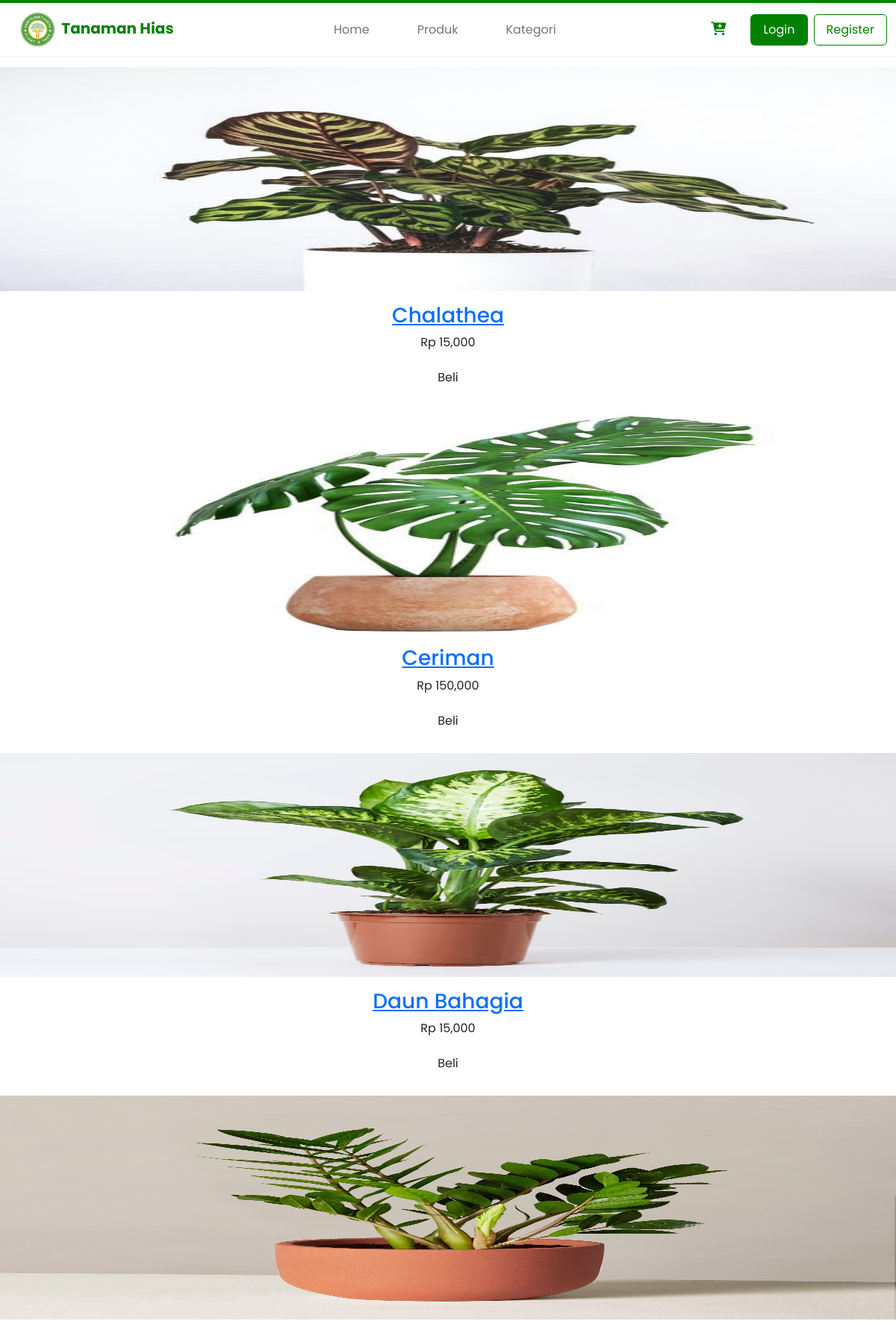
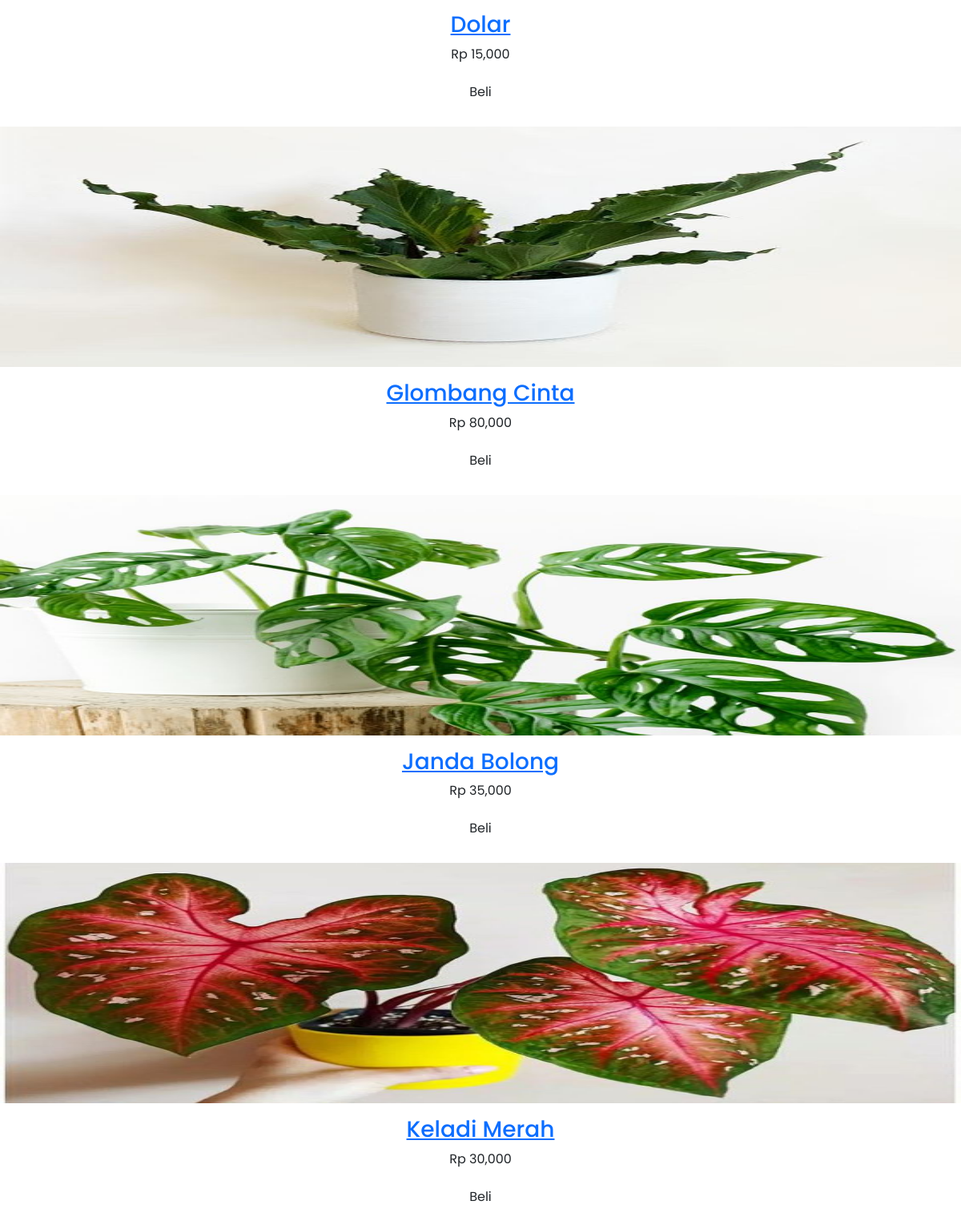
The app's page /kategori.php?id=10 (upper part) with its own data (2 pictures, top to bottom).
### tables this page shows
CREATE TABLE `produk` (
  `idproduk` int(11) NOT NULL AUTO_INCREMENT,
  `idkategori` int(11) NOT NULL,
  `namaproduk` text NOT NULL,
  `keywordpencarian` text NOT NULL,
  `harga` varchar(255) NOT NULL,
  `berat` varchar(15) NOT NULL,
  `stok` varchar(15) NOT NULL,
  `gambar` text NOT NULL,
  `video` varchar(255) NOT NULL,
  `deskripsi` longtext NOT NULL,
  PRIMARY KEY (`idproduk`)
);

### kategori.php (the view, shortened to what this page needs)
<?php include 'header.php';
$kategori = $_GET["id"];
$semuadata = array();
$ambil = $koneksi->query("SELECT*FROM produk WHERE idkategori = '$kategori'");
while ($datahasil = $ambil->fetch_assoc()) {
	$semuadata[] = $datahasil;
}
?>
<?php $am = $koneksi->query("SELECT * FROM kategori where idkategori='$kategori'");
$pe = $am->fetch_assoc()
?>
<section class="jaraksection">
	<div class="kontainer">
		<div class="row mb-3 pb-3">
			<div class="kolom-md-12 judulsection animasikontainer">
				<h3 class="mb-4">Kategori : <?php echo $pe["judulkategori"] ?></h3>
			</div>
		</div>
	</div>
	<div class="kontainer">
		<div class="row">
			<?php foreach ($semuadata as $key => $hasilproduk) : ?>
				<div class="kolom-md-6 kolom-lg-4 animasikontainer">
					<div class="produk">
						<a href="produkdetail.php?id=<?php echo $hasilproduk['idproduk']; ?>"><img src="foto/<?php echo $hasilproduk['gambar'] ?>" style="height:300px;width:100%" alt="">
						</a>
						<div class="text py-3 pb-4 px-3 text-tengah">
							<center>
							<h3><a href="produkdetail.php?id=<?php echo $hasilproduk['idproduk']; ?>"><?php echo $hasilproduk['namaproduk'] ?></a></h3>
							<p class="text-merah text-tengah"><span>Rp <?php echo number_format($hasilproduk['harga']) ?></span></p>
							<a class="btn btn-hijau" href="produkdetail.php?id=<?php echo $hasilproduk['idproduk']; ?>">Beli</a>
						</div>
					</div>
				</div>
			<?php endforeach ?>
		</div>
	</div>
</section>
<?php
include 'footer.php';
?>

### css/public.css (style rules this page uses)
* { padding: 0; margin: 0; scroll-behavior: smooth; box-sizing: border-box; font-family: 'Poppins', sans-serif; text-decoration: none; }

### records on screen
produk: gambar (picture), namaproduk "Chalathea", harga "15,000"
produk: gambar (picture), namaproduk "Ceriman", harga "150,000"
produk: gambar (picture), namaproduk "Daun Bahagia", harga "15,000"
produk: gambar (picture), namaproduk "Dolar", harga "15,000"
produk: gambar (picture), namaproduk "Glombang Cinta", harga "80,000"
produk: gambar (picture), namaproduk "Janda Bolong", harga "35,000"
produk: gambar (picture), namaproduk "Keladi Merah", harga "30,000"
